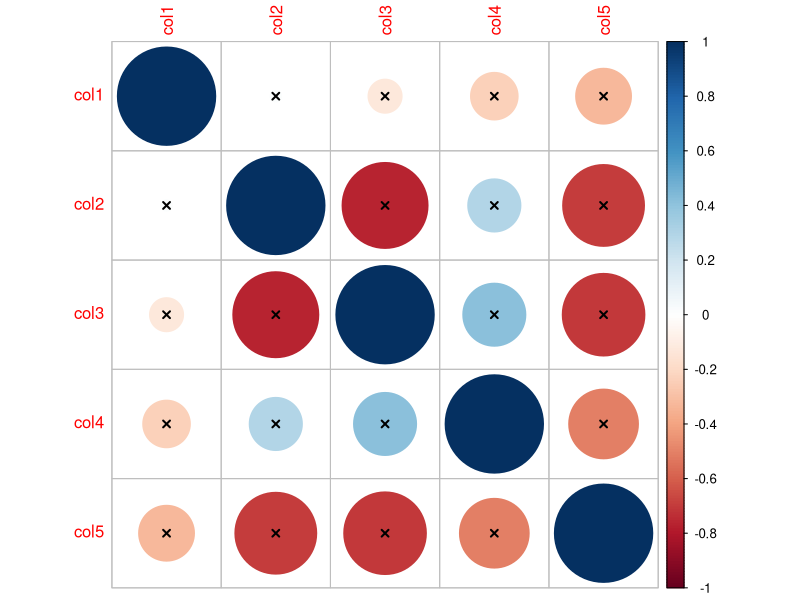
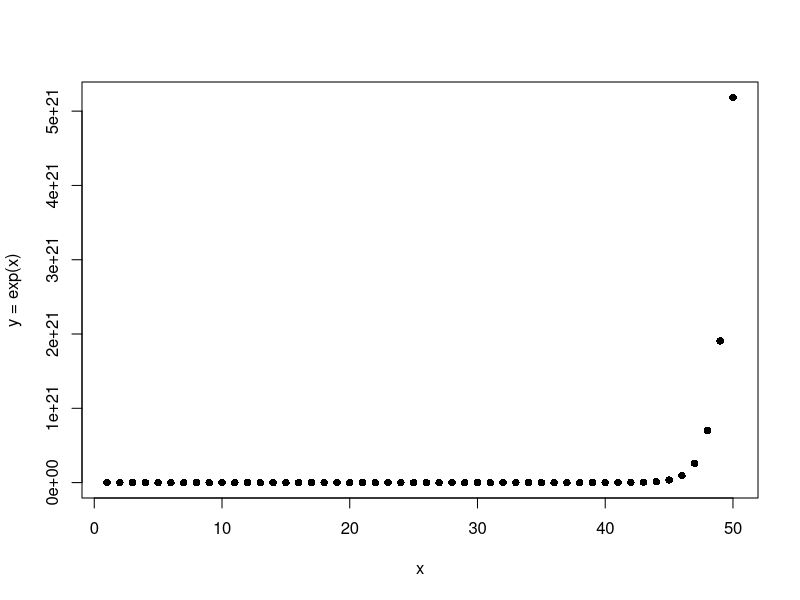

These charts were generated, in order, by the following R code:
## ---- chunk 1
# Matriz
dat <- matrix(rnorm(50), nrow=10, ncol=5)
## ---- chunk 2
set.seed(877)
naInd <- sample(1:length(dat), 10)
dat[naInd] <- NA
## ---- chunk 3
colnames(dat) <- paste0("col", 1:ncol(dat))
rownames(dat) <- paste0("row", 1:nrow(dat))
## ---- chunk 4
mycor <- function(x, ...){
  r <- apply(x, 2, function(j){
    apply(x, 2, function(i){
      as.numeric(cor.test(i,j, ...)$estimate)
    })
  })
  P <- apply(x, 2, function(j){
    apply(x, 2, function(i){
      as.numeric(cor.test(i, j,...)$p.value)
    })
  })
  out <- c()
  out$P <- P
  out$r <- r
  return(out)
}
## ---- chunk 5
time1 <- Sys.time()
myCorDat <- mycor(dat, method="pearson", na.action=na.omit)
time2 <- Sys.time()
## ---- chunk 6
# Run time
runTimeMyCor <- difftime(time2, time1)
runTimeMyCor
## ---- chunk 7
# Result
myCorDat
## ---- chunk 8
library(Hmisc)
time1 <- Sys.time()
rcorrDat <- Hmisc::rcorr(dat, type="pearson")
time2 <- Sys.time()
(runTimeRcorr <-  difftime(time2, time1))
## ---- chunk 9
rcorrDat
## ---- chunk 10
library(corrplot)
# jpeg("corplotTest.jpg", width=800,
#      height=800,
#      quality=100,
#      pointsize = 24)
corrplot(cor=myCorDat$r,
         p.mat=myCorDat$P,
         type="full", insig="pch", sig.level=.1,
         pch.cex=.9)
# dev.off()
## ---- chunk 11
# Defining an unskewed data
x<- 1:50
# Defining a highly skewed data
y<-exp(x)

e1071::skewness(x)
#[1] 0
e1071::skewness(y)
#[1] 5.574573

cor.test(x=x, y=y, method="pearson")
## ---- chunk 12
cor.test(x=x, y=y, method="spearman")
## ---- chunk 13
plot(x, y, pch=16, xlab="x", ylab="y = exp(x)")
